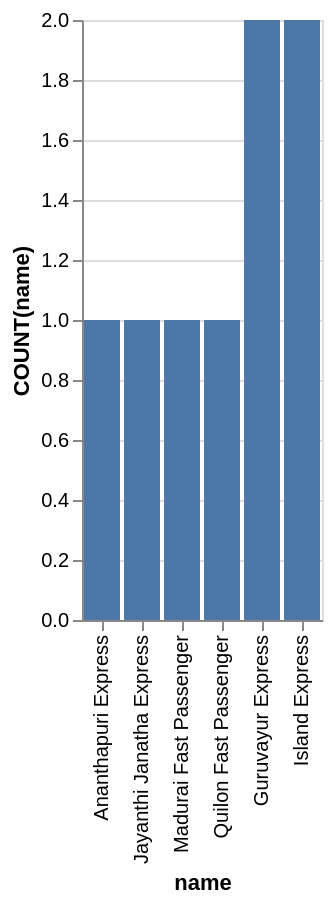

Here is the Vega-Lite specification saved for this chart:
### Vega-Lite specification from a JSON file in a GitHub repository (floating-point values rounded to 4 significant figures)
{"data": {"values": [{"x_data": "Ananthapuri Express", "y_data": 1}, {"x_data": "Guruvayur Express", "y_data": 2}, {"x_data": "Island Express", "y_data": 2}, {"x_data": "Jayanthi Janatha Express", "y_data": 1}, {"x_data": "Madurai Fast Passenger", "y_data": 1}, {"x_data": "Quilon Fast Passenger", "y_data": 1}]}, "mark": "bar", "encoding": {"x": {"field": "x_data", "type": "nominal", "title": "name", "sort": {"op": "sum", "field": "y_data", "order": "ascending"}}, "y": {"field": "y_data", "type": "quantitative", "title": "COUNT(name)"}}}
